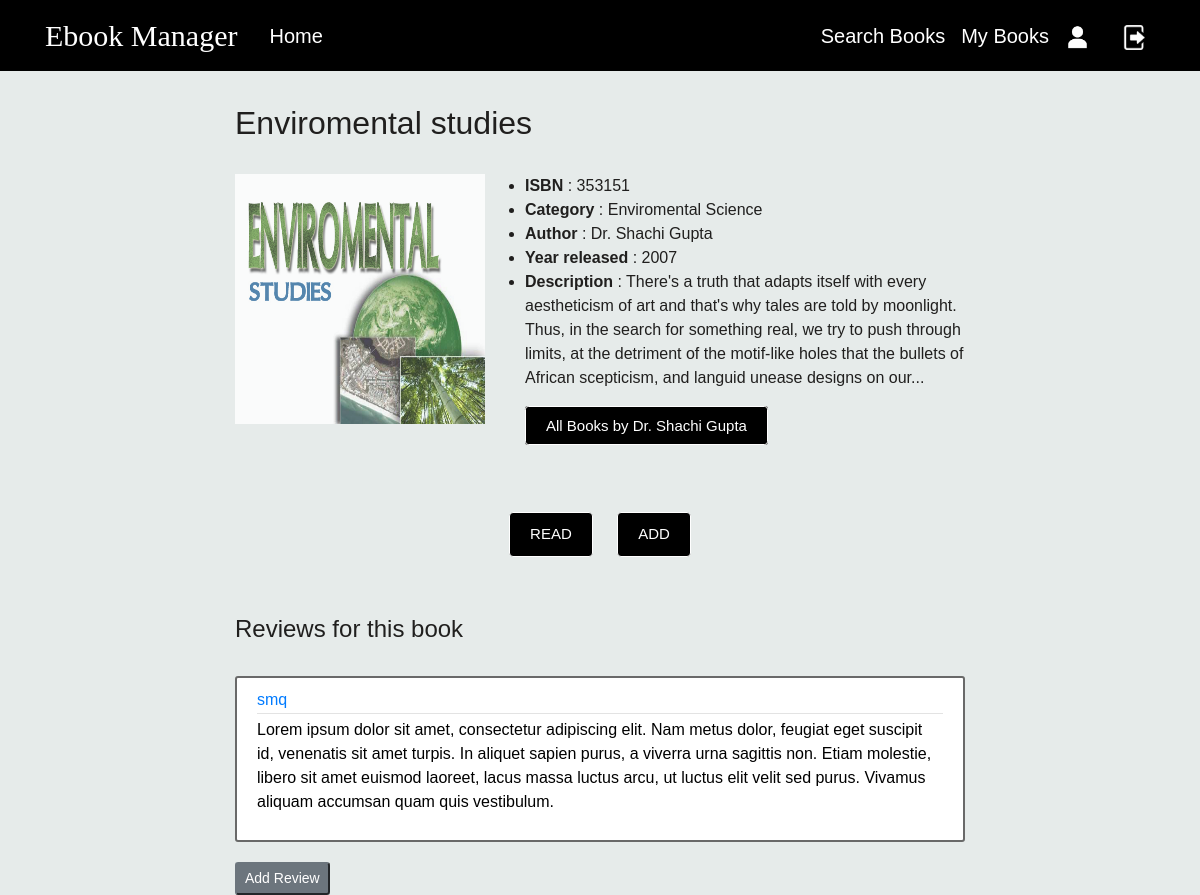
/books/6 (signed in), run on the app's committed database.
### ebook_management/models.py (models this page shows, shortened)
class books(db.Model):
    book_id=db.Column(db.Integer,primary_key=True)
    isbn=db.Column(db.Integer,nullable=False)
    title=db.Column(db.String(20))
    category=db.Column(db.String(20))
    link=db.Column(db.Text)
    path=db.Column(db.Text)
    author_id=db.Column(db.Integer,db.ForeignKey('author.auth_id'))
    desc=db.Column(db.Text,default="There's a truth that adapts itself with every aestheticism of art and that's why tales are told by moonlight. Thus, in the search for something real, we try to push through limits, at the detriment of the motif-like holes that the bullets of African scepticism, and languid unease designs on our...")
    year=db.Column(db.Integer)

class Author(db.Model):
    auth_id=db.Column(db.Integer,primary_key=True)
    author_name=db.Column(db.String(20))
    author_books=db.relationship('books',backref='author')

class reader(db.Model,UserMixin):
    reader_id=db.Column(db.Integer,primary_key=True)
    username=db.Column(db.String(20),unique=True,nullable=False)
    email=db.Column(db.String(20),nullable=False)
    name=db.Column(db.String(20),nullable=False)
    password = db.Column(db.String(60), nullable=False)
    image_file = db.Column(db.String(20), nullable=False, default='default.jpg')
    books_reading=db.relationship('books',secondary='Reader_Books',backref=db.backref('readers',lazy='dynamic'))
    review_done=db.relationship('books',secondary='Reader_Books_Review',backref=db.backref('reviewers',lazy='dynamic'))

class reader_books_review(db.Model):
    __tablename__='Reader_Books_Review'
    reader_id=db.Column('reader_id',db.Integer,db.ForeignKey('reader.reader_id'),primary_key=True)
    book_id=db.Column('book_id', db.Integer, db.ForeignKey('books.book_id'),primary_key=True)
    content=db.Column('content',db.Text,nullable=True)

### ebook_management/routes.py (the view)
@app.route("/books/<int:book_id>",methods=['GET', 'POST'])
def Books(book_id):
    q3=db.engine.execute("SELECT author_name from author NATURAL JOIN books where book_id =(?)",book_id)
    author_name=q3.fetchone()
    q2=db.engine.execute("SELECT * FROM reader_books_review WHERE book_id=(?)",book_id)
    reviews=q2.fetchall()
    form=AddReviewForm()
    form2=EditReviewForm()
    book = books.query.get_or_404(book_id)
    authors={}
    present=False
    q1=db.engine.execute("SELECT book_id FROM reader_books WHERE reader_id=(?)",current_user.reader_id)
    rbooks=q1.fetchall()
    owned=False
    for x in rbooks:
        if x.book_id==book_id:
            owned=True
    if current_user.is_authenticated==False:
        return redirect(url_for('login'))
    for x in reviews:
    	if x.content!=None:
    		author=reader.query.get(x.reader_id)
    		authors[x.reader_id]=author.username
    	if current_user.reader_id==x.reader_id:
    		present=True
    if form.validate_on_submit() and form.submit.data:
    	db.engine.execute("INSERT INTO reader_books_review(reader_id,book_id,content) VALUES (?,?,?)",(current_user.reader_id,book_id,form.review_content.data) )
    	db.session.commit()
    	flash('Review Added! YAY!', 'success')
    	return redirect(url_for('Books',book_id=book_id))
    if form2.validate_on_submit() and form2.submit_edit.data:
    	db.engine.execute( "UPDATE reader_books_review SET content=(?) WHERE reader_id=(?) AND book_id=(?)",(form2.review_content_edit.data,current_user.reader_id,book_id))
    	db.session.commit()
    	flash('Your review has been updated!', 'success')
    	return redirect(url_for('Books',book_id=book_id))
    elif request.method == 'GET':
        for x in reviews:
            if x.reader_id==current_user.reader_id:
                form2.review_content_edit.data=x.content
                break
    return render_template('Book.html',book=book,reviews=reviews,authors=authors,present=present,form=form,form2=form2,owned=owned,author_name=author_name)

### ebook_management/models.py (called while the page is built)
@login_manager.user_loader
def load_reader(reader_id):
    return reader.query.get(int(reader_id))

### ebook_management/templates/Book.html (shortened to what this page needs)
{% extends "layout.html" %}
{% block content %}
            <h2>{{book.title}}</h2>
            <br>
            <div class="book-page" style="display:flex;justify-content: flex-start;">
              {% if book.book_id < 12 %}
                <img src="{{url_for('static',filename=book.path)}}"  width="250" height="250" style="opacity: 0.8">
                {% else %}
                <img src="{{book.path}}"  width="250" height="250" style="opacity: 0.8" >
                {% endif %}
              <ul >
                <li><b>ISBN</b>  : {{book.isbn}}</li>
                <li><b>Category</b>  : {{book.category}}</li>
                <li><b>Author</b>   : {{author_name.author_name}}</li>
                <li><b>Year released</b>   : {{book.year}}</li>
                <li><b>Description</b> : {{book.desc}}</li>
                <br>
                <a href="{{url_for('AuthorBooks',author_id=book.author_id,author_Name=author_name.author_name)}}" class="btn-sm button">All Books by {{author_name.author_name}}</a>
              </ul>
            </div>
            <br>
            <br>
            {% if current_user.is_authenticated %}
            <div align="center">
              <a href="{{book.link}}" class="btn button book">READ</a>
              {%if owned==False%}
              <a href="{{url_for('AddBooks',book_id=book.book_id)}}" class="btn button book">ADD</a>
              {%else%}
               <button class="btn button book"  disabled>✓ ADDED</button>
              {%endif%}
            </div>
            {% endif %}
            <br>
            <br>
            <h4>Reviews for this book</h4>
            <br>
            {%for review in reviews%}
            	{%if review.content!=None%}
                  {%if review.reader_id!=current_user.reader_id%}
            	<article class="media content-section">
            	          <div class="media-body">
            	            <div class="article-metadata">
            	              <a class="mr-2" href="#">{{ authors[review.reader_id] }}</a>
            	            </div>
            	            <p class="article-content">{{ review.content }}</p>
            	          </div>
            	        </article>
                  {%endif%}
            	{%endif%}
            {%endfor%}
            {%if present==False%}
                  <button type="button" class="btn-sm btn-secondary" data-toggle="modal" data-target="#addModal">Add Review</button>
            {%endif%}
{% endblock content %}

### ebook_management/static/main.css (style rules this page uses)
body { background:#e3e9e7de; color: #201f1e; margin-top: 5rem; font-family: sans-serif; display: flex; }
h1, h2, h3, h4, h5, h6 { color: #201f1e; }
.content-section { background: #ffffff; padding: 10px 20px; border: 2px solid #696969; border-radius: 3px; margin-bottom: 20px; color: #000000 }
.article-content { white-space: pre-line; }
.article-metadata { padding-bottom: 1px; margin-bottom: 4px; border-bottom: 1px solid #e3e3e3 }
.button { background-color: black; color: white; padding: 10px 20px; font-size: 15px; cursor: pointer; border: 1px solid white }
a.book { display: inline-block; margin: 10px; }

### data on the page
books: title "Enviromental studies", path (picture), isbn "353151", category "Enviromental Science", year "2007", desc "There's a truth that adapts itself with every aestheticism of art and that's why tales are told by moonlight. Thus, in the search for something real, we try to push through limits, at the detriment of the motif-like holes that the bullets of African scepticism, and languid unease designs on our..."
Author: author_name "Dr. Shachi Gupta"
reader_books_review: content "Lorem ipsum dolor sit amet, consectetur adipiscing elit. Nam metus dolor, feugiat eget suscipit id, venenatis sit amet turpis. In aliquet sapien purus, a viverra urna sagittis non. Etiam molestie, libero sit amet euismod laoreet, lacus massa luctus arcu, ut luctus elit velit sed purus. Vivamus aliquam accumsan quam quis vestibulum."
reader: username "smq"
